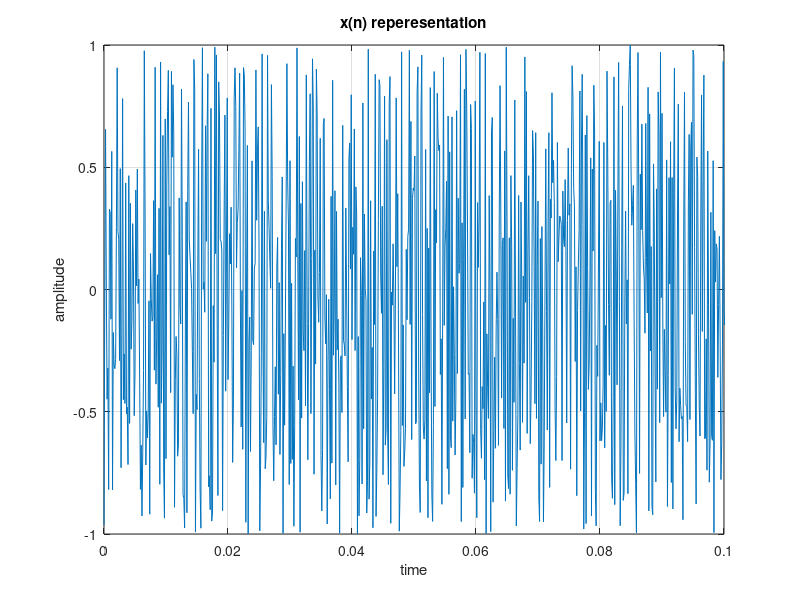
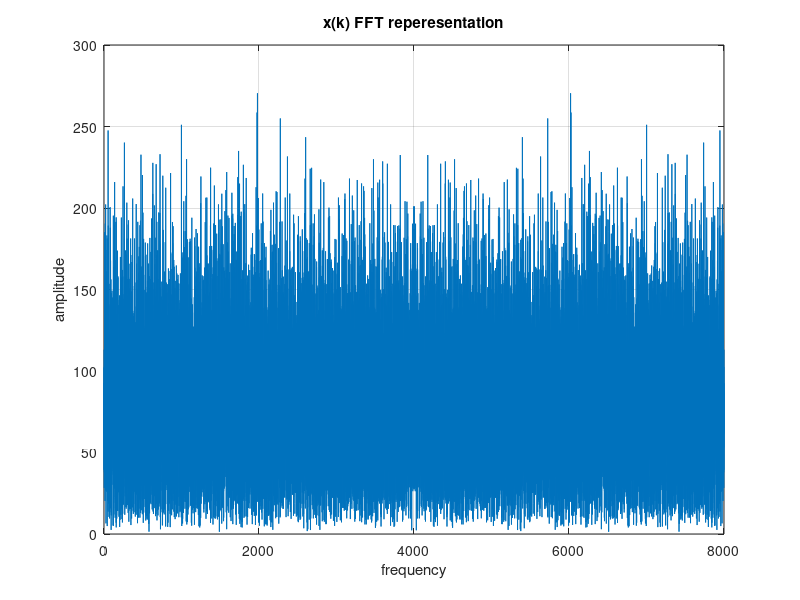

The MATLAB script that drew these images, in order:
fs = 8000;
time = 3;
N = fs*time;
t= linspace(0,time,N);
xn = rand(1,N)*2 -1;

sound(xn,fs,16);

figure(1);plot(t,xn),grid;
xlabel('time');
ylabel('amplitude');
title('x(n) reperesentation');
xlim([0,.1]);



xk = abs(fft(xn));
f = linspace(0,fs,N);

figure(2); plot(f,xk), grid;
xlabel('frequency');
ylabel('amplitude');
title('x(k) FFT reperesentation');